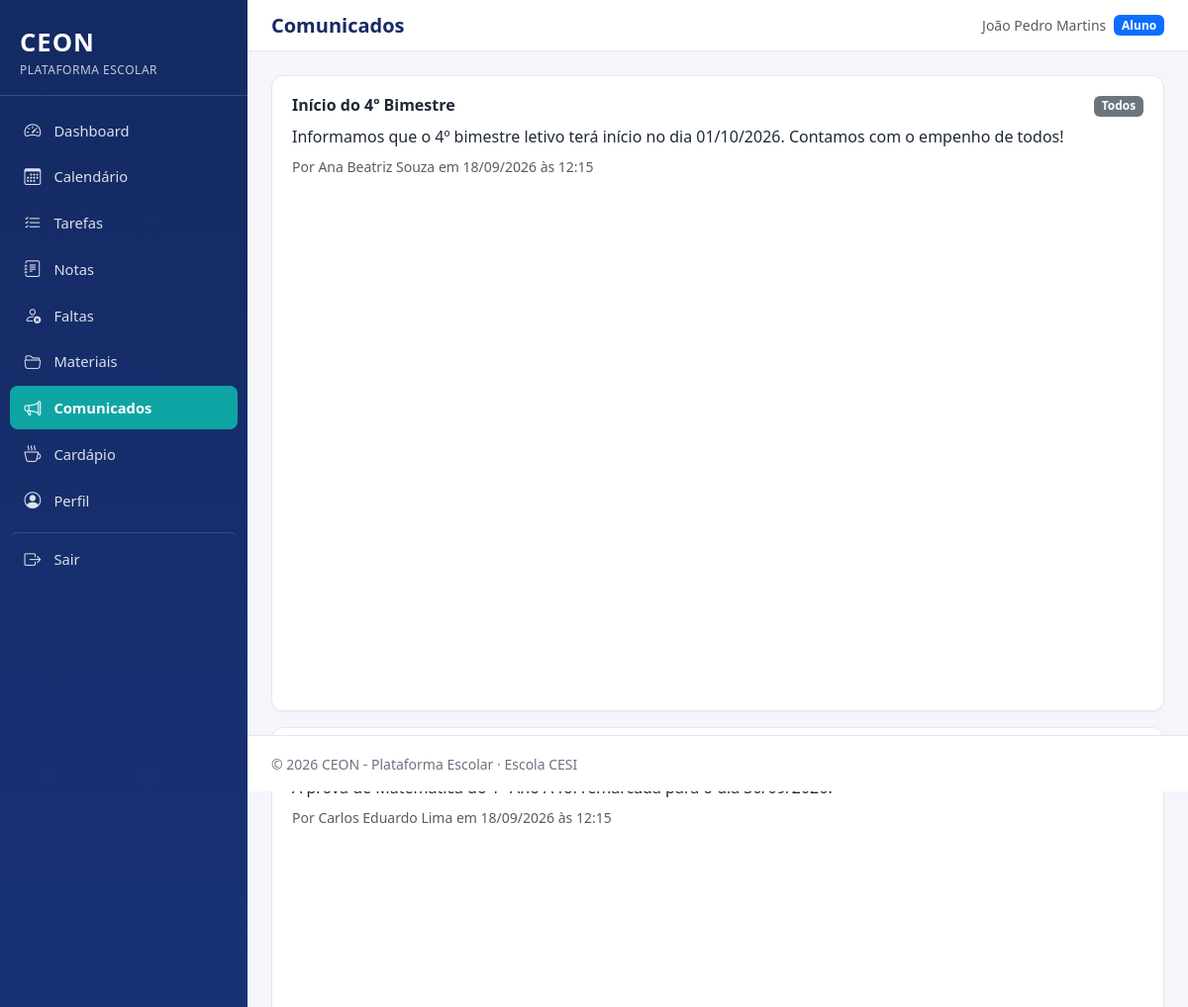
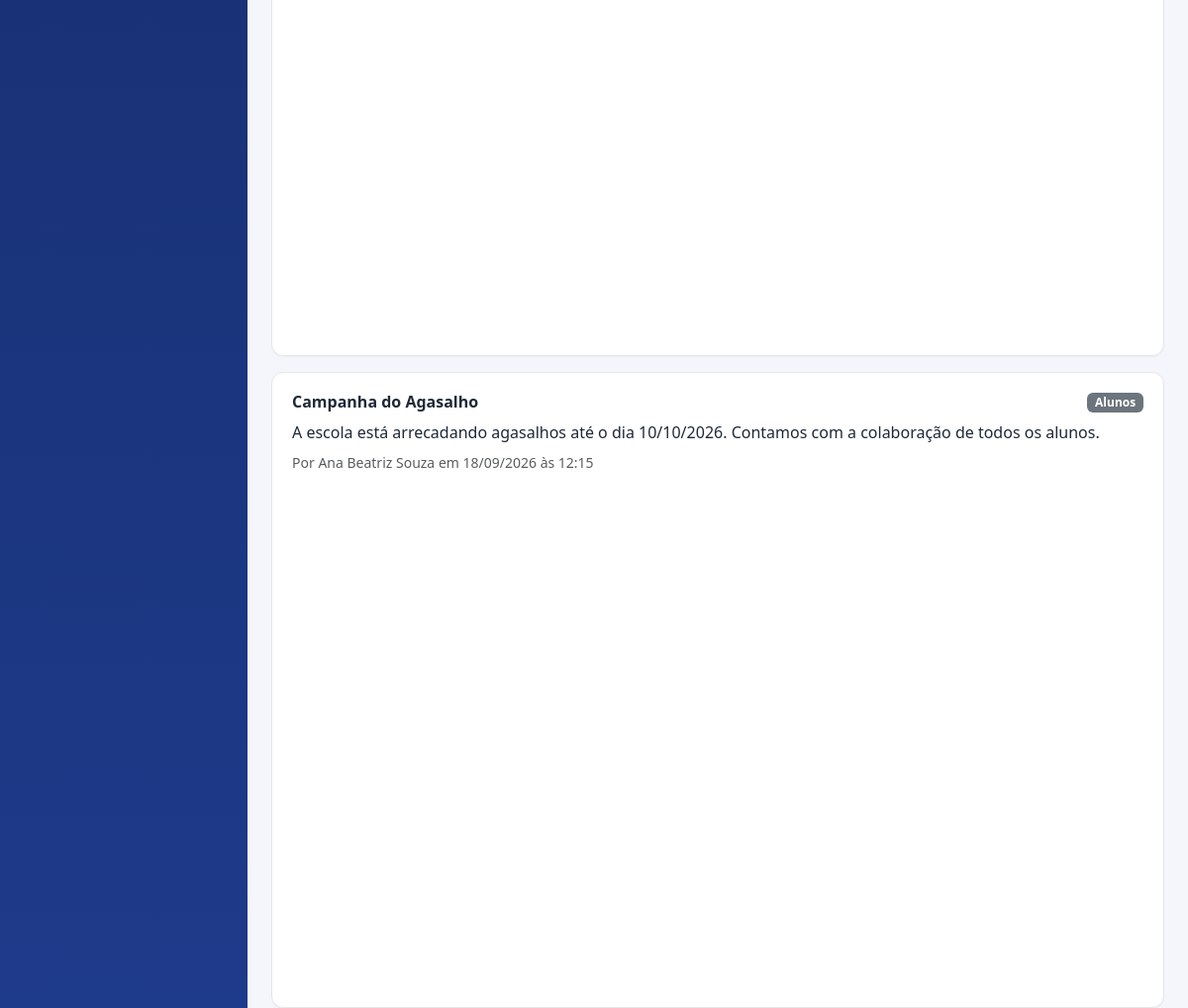
The app's page /aluno/comunicados.php (signed in) with its own data (2 pictures, top to bottom).
### tables this page shows
CREATE TABLE comunicados (
    id INT AUTO_INCREMENT PRIMARY KEY,
    titulo VARCHAR(150) NOT NULL,
    mensagem TEXT NOT NULL,
    data_publicacao DATETIME NOT NULL DEFAULT CURRENT_TIMESTAMP,
    publico_alvo ENUM('todos', 'alunos', 'professores', 'turma') NOT NULL DEFAULT 'todos',
    turma_id INT NULL,
    autor_id INT NOT NULL,
    CONSTRAINT fk_comunicados_turma FOREIGN KEY (turma_id) REFERENCES turmas(id) ON DELETE CASCADE,
    CONSTRAINT fk_comunicados_autor FOREIGN KEY (autor_id) REFERENCES usuarios(id) ON DELETE CASCADE,
    INDEX idx_comunicados_data (data_publicacao)
);

CREATE TABLE usuarios (
    id INT AUTO_INCREMENT PRIMARY KEY,
    nome VARCHAR(150) NOT NULL,
    email VARCHAR(150) NOT NULL UNIQUE,
    senha VARCHAR(255) NOT NULL,
    tipo_usuario ENUM('aluno', 'professor', 'administrador') NOT NULL,
    status ENUM('ativo', 'inativo') NOT NULL DEFAULT 'ativo',
    data_criacao DATETIME NOT NULL DEFAULT CURRENT_TIMESTAMP,
    INDEX idx_usuarios_tipo (tipo_usuario),
    INDEX idx_usuarios_status (status)
);

### includes/functions.php (called while the page is built, shortened)
<?php
function e(?string $valor): string
{
    return htmlspecialchars($valor ?? '', ENT_QUOTES, 'UTF-8');
}
function formatarDataHora(?string $dataHoraSql): string
{
    $dt = DateTime::createFromFormat('Y-m-d H:i:s', $dataHoraSql);
    return $dt ? $dt->format('d/m/Y \à\s H:i') : '-';
}
function rotuloPublicoAlvo(string $publico): string
{
    $mapa = [
        'todos'       => 'Todos',
        'alunos'      => 'Alunos',
        'professores' => 'Professores',
        'turma'       => 'Turma específica',
    ];
    return $mapa[$publico] ?? $publico;
}

### aluno/comunicados.php (the view, shortened to what this page needs)
<?php
require_once __DIR__ . '/../includes/functions.php';
$pdo = getConexao();
$alunoId = idPerfilLogado();
$stmt = $pdo->prepare('SELECT turma_id FROM alunos WHERE id = ?');
$stmt->execute([$alunoId]);
$turmaId = $stmt->fetch()['turma_id'];
$stmt = $pdo->prepare("
    SELECT c.*, u.nome AS autor_nome, t.nome AS turma_nome
    FROM comunicados c
    JOIN usuarios u ON u.id = c.autor_id
    LEFT JOIN turmas t ON t.id = c.turma_id
    WHERE c.publico_alvo = 'todos' OR c.publico_alvo = 'alunos' OR (c.publico_alvo = 'turma' AND c.turma_id = ?)
    ORDER BY c.data_publicacao DESC
");
$stmt->execute([$turmaId]);
$comunicados = $stmt->fetchAll();
require_once __DIR__ . '/../includes/header.php';
?>
<?php foreach ($comunicados as $c): ?>
    <div class="ceon-card mb-3">
        <div class="d-flex justify-content-between flex-wrap gap-2 mb-2">
            <h3 class="h6 fw-bold mb-0"><?= e($c['titulo']) ?></h3>
            <span class="badge text-bg-secondary"><?= e(rotuloPublicoAlvo($c['publico_alvo'])) ?><?= $c['turma_nome'] ? ' — ' . e($c['turma_nome']) : '' ?></span>
        </div>
        <p class="mb-2"><?= nl2br(e($c['mensagem'])) ?></p>
        <p class="small text-muted mb-0">Por <?= e($c['autor_nome']) ?> em <?= formatarDataHora($c['data_publicacao']) ?></p>
    </div>
<?php endforeach; ?>
<?php require_once __DIR__ . '/../includes/footer.php'; ?>

### assets/css/style.css (style rules this page uses)
:root { --ceon-primary: #1e3a8a; --ceon-primary-light: #2f52b0; --ceon-primary-dark: #142a63; --ceon-accent: #0ea5a4; --ceon-bg: #f4f6fb; --ceon-card-bg: #ffffff; --ceon-text: #1f2937; --ceon-text-muted: #6b7280; --ceon-border: #e5e7eb; --ceon-sidebar-width: 250px; --ceon-danger: #dc2626; --ceon-warning: #d97706; --ceon-success: #16a34a; }
* { box-sizing: border-box; }
body { background-color: var(--ceon-bg); color: var(--ceon-text); font-family: 'Segoe UI', Roboto, Helvetica, Arial, sans-serif; margin: 0; }
.ceon-card { background: var(--ceon-card-bg); border: 1px solid var(--ceon-border); border-radius: .75rem; padding: 1.25rem; height: 100%; box-shadow: 0 1px 2px rgba(16,24,40,.04); }

### records on screen
comunicados: titulo "Início do 4º Bimestre", publico_alvo "Todos", mensagem "Informamos que o 4º bimestre letivo terá início no dia 01/10/2026. Contamos com o empenho de todos!", autor.nome "Ana Beatriz Souza", data_publicacao "18/09/2026 às 12:15"
comunicados: autor.nome "Carlos Eduardo Lima", data_publicacao "18/09/2026 às 12:15"
comunicados: titulo "Campanha do Agasalho", publico_alvo "Alunos", mensagem "A escola está arrecadando agasalhos até o dia 10/10/2026. Contamos com a colaboração de todos os alunos.", autor.nome "Ana Beatriz Souza", data_publicacao "18/09/2026 às 12:15"

### other values on screen
$rotulo "Dashboard"
$rotulo "Calendário"
$rotulo "Tarefas"
$rotulo "Notas"
$rotulo "Faltas"
$rotulo "Materiais"
$rotulo "Comunicados"
$rotulo "Cardápio"
$rotulo "Perfil"
$tituloPagina "Comunicados"
$_SESSION['nome'] "João Pedro Martins"
rotuloTipoUsuario($_SESSION['tipo_usuario'] ?? '') "Aluno"
